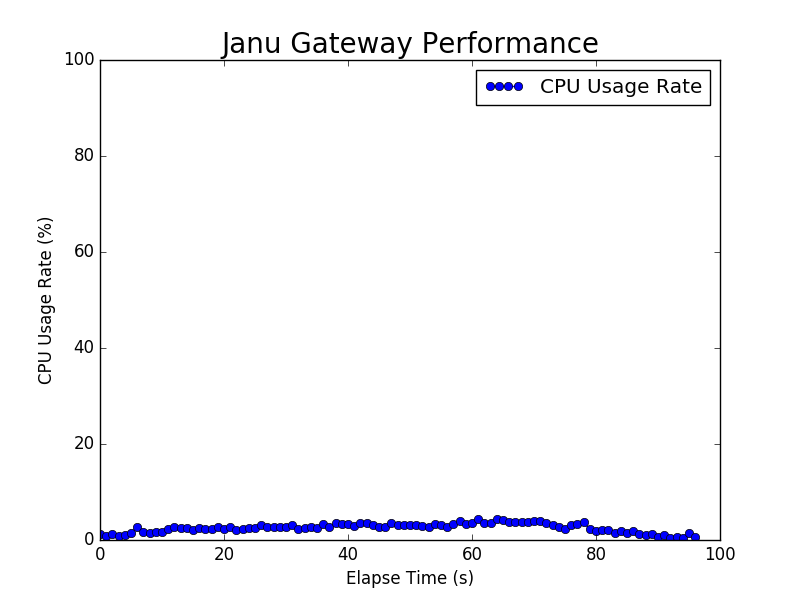

Python code for this plot:
import csv
from matplotlib import pylab as pl
import numpy as np
from matplotlib.legend_handler import HandlerLine2D
import matplotlib.lines as mlines

csv = np.genfromtxt ('./test/test_cpu.csv', delimiter=",")
time = csv[:,0]
cpu = csv[:,9]

x=time[0:100]
y1=cpu[0:100]
c1="Concurrency="+str(csv[1])

for idx, val in enumerate(cpu):
    cpu[idx]=100-val
    print(idx, val)

line1, = pl.plot(x,y1 ,marker='o', label="CPU Usage Rate")
pl.legend(handler_map={line1: HandlerLine2D(numpoints=4)})


pl.xlim([0, 100])
pl.ylim([0, 100])
pl.title("Janu Gateway Performance", fontsize = 20)
pl.xlabel("Elapse Time (s)")
pl.ylabel("CPU Usage Rate (%)")
pl.savefig("cpu.png")
pl.show()